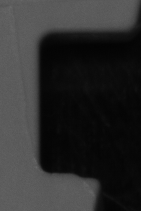
#> input picture templates/test.bmp, 141 x 211 px, given in place of test.png, which was not available
$ python rectangle2.py
#> lines starting #> are read from the running program, lines starting #| are printed output that depends on the picture; after the words box and inside, x2 and y2 are one past the last pixel; in counts of white or black regions, pixels touching at a corner belong together; pictures that were not available may be replaced by others from this repository, and a replacement may not be noted
import cv2 as cv
import numpy as np
import os

#Example Script Code------
def main():
    path = os.getcwd() + '\\input\\test.png'
    img = cv.imread(path, 1)
#> img is the input picture: shape (211, 141, 3); min 3, max 104, mean 45.2
    view = BoundingBox(img, 'Slot', (0,255,0))
    view.modify()

class Marker:
    start = (0,0)
    end   = (0,0)
    thickness = 10
    color = (255,0,255)
    #Constructor
    def __init__(self, box_start, box_end, marker_pos):
        self.refresh_resize(box_start, box_end, marker_pos)

    #Updates marker location for dragging based on bounding box's offset
    def refresh_drag(self, offset):
        self.start = tuple([self.start[i] + offset[i] for i in range(0,len(offset))])
        self.end   = tuple([self.end[i] + offset[i] for i in range(0,len(offset))])

    #Updates places marker in initial location based on which corner of bounding box marker is in
    def refresh_resize(self, box_start, box_end, marker_pos):
        x0,y0  = box_start
        x1,y1  = box_end
        top    = ['topleft', 'topmid', 'topright']
        bottom = ['bottomleft', 'bottommid', 'bottomright']
        left   = ['topleft', 'midleft', 'bottomleft']
        right  = ['topright', 'midright', 'bottomright']
        if marker_pos in left:
            center_x = x0
        elif marker_pos in right:
            center_x = x1
        else:
            center_x = int((x0+x1)/2)
        if marker_pos in top:
            center_y = y0
        elif marker_pos in bottom:
            center_y = y1
        else:
            center_y = int((y0+y1)/2)
        self.start = (center_x-self.thickness, center_y-self.thickness)
        self.end = (center_x+self.thickness, center_y+self.thickness)

class BoundingBox:
    image = None
    name = ""
    color = (0, 255, 0)
    start  = (0,0)
    end    = (0,0)
    limit_start = (0,0)
    limit_end   = (0,0)
    anchor = (0,0)
    markers = {}
    marker_flags = {}
    drag_flag = False

    #Constructor sets image/color, and marker positions
    def __init__(self, image, name, color):
#> called with name = 'Slot', color = (0, 255, 0)
        print('INITIALIZED')
        self.image = image
        self.name = name
        self.color = color
        self.limit_end = (image.shape[0], image.shape[1])
#> self.limit_end = (211, 141)
        self.end = (100, 100)
        corners = ['topleft', 'topmid', 'topright', 'midleft', 'midright', 'bottomleft', 'bottommid', 'bottomright']
        for key in corners:
            self.markers[key] = Marker(self.start, self.end, key)
        for key in self.markers:
            self.marker_flags[key] = False

    #Method to launch window to modify bounding box positions
    def modify(self):
        cv.namedWindow(self.name, cv.WINDOW_NORMAL)
        cv.resizeWindow(self.name, 1000,600)
        cv.setMouseCallback(self.name, self.on_mouse, self)
        self.draw_rectangle()

    #Event handler for mouse operations
    # [66 lines left out: functions on_mouse, mouse_down, mouse_up, mouse_move, not called in this run]

    #End modification if mouse is double clicked inside bounding box
    def mouse_doubleclick(self, x,y):
        cv.destroyWindow(self.name)

    #Check if given coordinates are start/end points of bounding box
    # [5 lines left out: function inside_box, not called in this run]

    #Draw rectangle with markers on image
    def draw_rectangle(self):
        image = self.image.copy()
        cv.rectangle(image, self.start, self.end, self.color, 10)
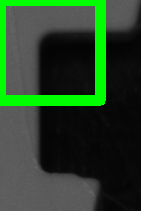
#> image: shape (211, 141, 3); 11.11% of pixels changed, all inside (x1, y1, x2, y2) = (0, 0, 106, 106)
        for key in self.markers:
            cv.rectangle(image, self.markers[key].start, self.markers[key].end, self.markers[key].color, self.markers[key].thickness)
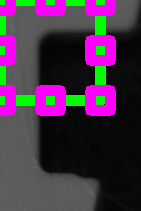
#> image: shape (211, 141, 3); 15.01% of pixels changed, all inside (x1, y1, x2, y2) = (0, 0, 116, 116)
        cv.imshow(self.name, image)
        cv.waitKey()

main()

$ run again, with templates/0.bmp copied over templates/test.bmp
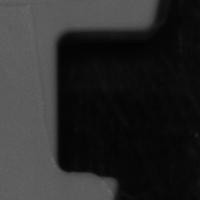
#> input picture templates/0.bmp, 200 x 200 px, given in place of test.png, which was not available
#> in main, img is the input picture: shape (200, 200, 3); min 3, max 104, mean 41.4
#> in draw_rectangle, `cv.rectangle(image, self.start, self.end, self.color, 10)`:
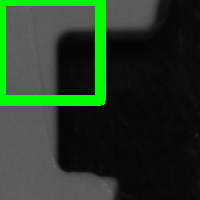
#> image: shape (200, 200, 3); 8.26% of pixels changed, all inside (x1, y1, x2, y2) = (0, 0, 106, 106)
#> after the loop in draw_rectangle, `for key in self.markers:`:
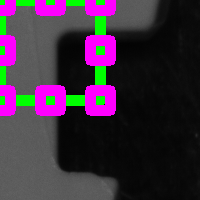
#> image: shape (200, 200, 3); 11.16% of pixels changed, all inside (x1, y1, x2, y2) = (0, 0, 116, 116)

$ run again, with templates/00.bmp copied over templates/test.bmp
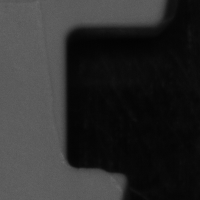
#> input picture templates/00.bmp, 200 x 200 px, given in place of test.png, which was not available
#> in main, img is the input picture: shape (200, 200, 3); min 3, max 104, mean 44.6
#> in draw_rectangle, `cv.rectangle(image, self.start, self.end, self.color, 10)`:
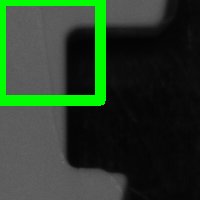
#> image: shape (200, 200, 3); 8.26% of pixels changed, all inside (x1, y1, x2, y2) = (0, 0, 106, 106)
#> after the loop in draw_rectangle, `for key in self.markers:`:
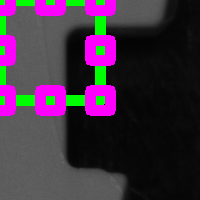
#> image: shape (200, 200, 3); 11.16% of pixels changed, all inside (x1, y1, x2, y2) = (0, 0, 116, 116)
